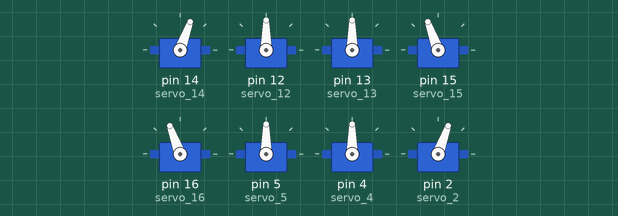
Simulated run of this sketch. Board: Arduino Uno, built with avr-gcc and run on an emulated ATmega328P. Parts: 8 × servo.

Above: at 0.05 s.
At 0.5 s:
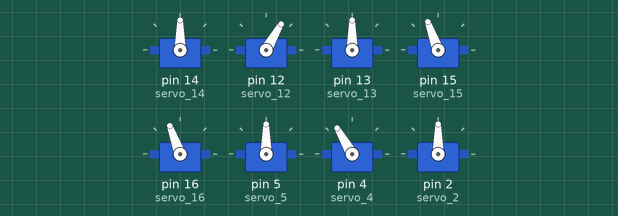
At 0.75 s:
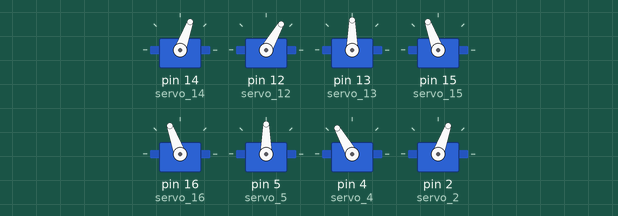
At 1.0 s:
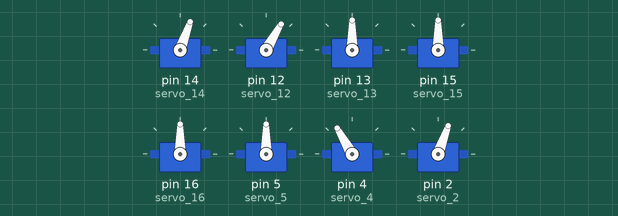
At 1.5 s:
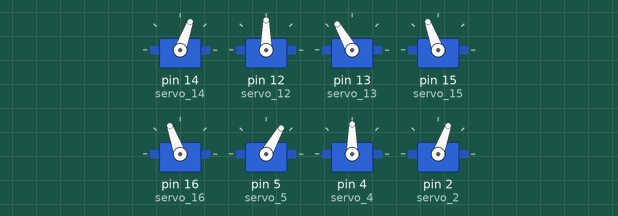
At 2.0 s:
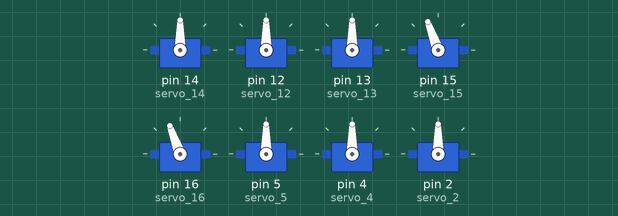
Timing chart, 0 to 5.1 s (numbered marks = the images above):
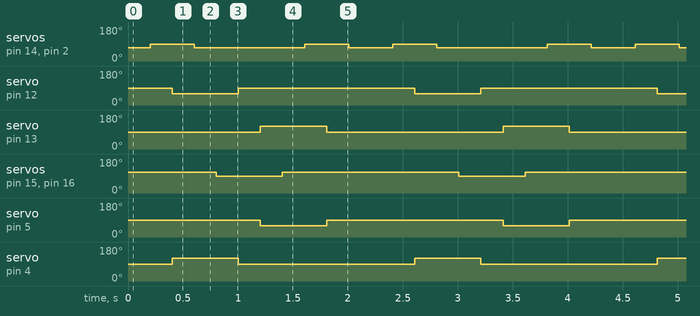

Measured:
- by itself, servo on pin 14 (servo_14), servo on pin 2 (servo_2): repeats every 2.2 s: 70° 1.0 s, 90° 0.40 s, 70° 0.40 s, 90° 0.40 s
- by itself, servo on pin 12 (servo_12), servo on pin 5 (servo_5): alternates 90° for 1.6 s and 60° for 0.60 s
- by itself, servo on pin 13 (servo_13), servo on pin 4 (servo_4): alternates 120° for 0.60 s and 90° for 1.6 s
- by itself, servo on pin 15 (servo_15), servo on pin 16 (servo_16): alternates 110° for 1.6 s and 90° for 0.60 s

The sketch:

6.2right_move.ino
```cpp
#include <Servo.h>
Servo servo_14;//Upper right [paw]
Servo servo_12;//Upper right [arm]
Servo servo_13;//Lower right [arm]
Servo servo_15;//Lower right [paw]
Servo servo_16;//Upper left [paw]
Servo servo_5;//Upper left [arm]
Servo servo_4;//Lower left [arm]
Servo servo_2;//Lower left [paw]


//Create an array of actions to move to the right
int array5[11][9] = {
{70, 90, 90, 110, 110, 90, 90, 70, 200},//Ready for standby
{90, 90, 90, 110, 110, 90, 90, 90, 200},//Right upper paw and left lower paw are raised
{90, 60, 90, 110, 110, 90, 120,90, 200},//Right upper arm and left lower arm back
{70, 60, 90, 110, 110, 90, 120,70, 200},//Right upper paw and left lower paw drop
{70, 60, 90, 90, 90, 90, 120,70, 200},//The left upper paw and right lower paw are raised
{70, 90, 90, 90, 90, 90, 90, 70, 200},//Right upper arm and left lower arm forward
{70, 90, 120,90, 90, 60, 90, 70, 200},//Left upper arm and right lower arm forward
{70, 90, 120,110, 110, 60, 90, 70, 200},//Left upper paw and right lower paw drop
{90, 90, 120,110, 110, 60, 90, 90, 200},//Right upper paw and left lower paw are raised
{90, 90, 90, 110, 110, 90, 90, 90, 200},//The upper left arm and lower right arm back
{70, 90, 90, 110, 110, 90, 90, 70, 200},//Right upper paw and left lower paw drop
};

//Sets the function to move to the right
void rightmove() {
 for (int i = 0; i <= 10; i = i + 1) {
  servo_14.write(array5[i][0]);
  servo_12.write(array5[i][1]);
  servo_13.write(array5[i][2]);
  servo_15.write(array5[i][3]);
  servo_16.write(array5[i][4]);
  servo_5.write(array5[i][5]);
  servo_4.write(array5[i][6]);
  servo_2.write(array5[i][7]);
  delay(array5[i][8]);
 }
}

void setup() {
  servo_14.attach(14);
  servo_12.attach(12);
  servo_13.attach(13);
  servo_15.attach(15);
  servo_16.attach(16);
  servo_5.attach(5);
  servo_4.attach(4);
  servo_2.attach(2);

}

// Run the program moved to the right
void loop() {
rightmove();
}
```
